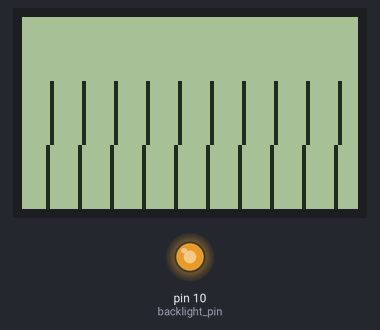
Simulated run of this sketch. Board: Arduino Uno, built with avr-gcc and run on an emulated ATmega328P. Shown: 84×48 one-colour display, output pins drawn as LEDs (lit = HIGH).

Above: at 0.7 s.
At 6.6 s:
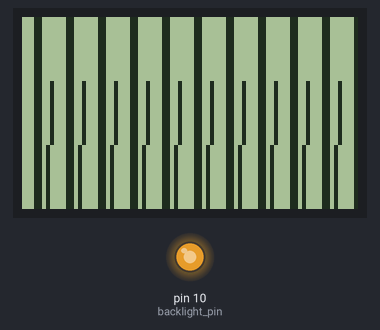
At 11.3 s:
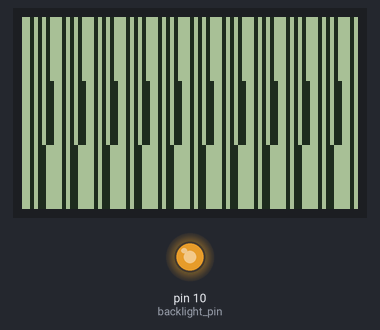
At 15.4 s:
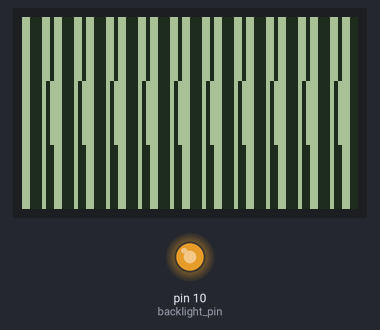
At 24.3 s:
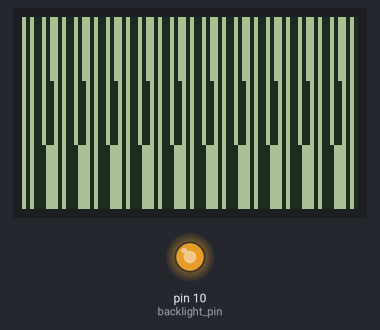
At 32.9 s:
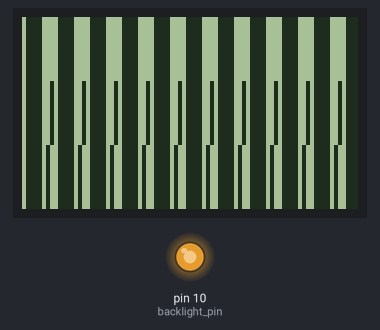

Measured:
- what the display in image 0 shows lasts 0.7 s, from 0.6 s to 1.3 s
- what the display in image 1 shows lasts 0.8 s, from 6.6 s to 7.4 s
- what the display in image 2 shows lasts 0.9 s, from 11.2 s to 12.1 s

The sketch:

game-of-life-arduino.ino
```cpp
#include "U8glib/U8glib.h"
#include "GameOfLife.h"
#define backlight_pin 10

//U8GLIB_PCD8544 u8g(8, 4, 7, 5, 6);  // CLK=8, DIN=4, CE=7, DC=5, RST=6
// CLK=8, DIN=4, CE=7, DC=5, RST=6
U8GLIB_PCD8544 u8g(8, 7, 5, 6, 4);
GameOfLife gol;
// GameOfLife * gol = new GameOfLife();

int count = 0;

void draw() {

    gol.initWorld(count++);
    for (int i = 0; i < SIZE_X; i++) {
        for (int j = 0; j < SIZE_Y; j++) {
            if(gol.checkCell(i, j, gol.world)) {
                u8g.drawPixel(i,j);
            }
        }
    }

    //delay(100);


    /*
u8g.setFont(u8g_font_baby);  // select font
String list[8] = {"ZZZZAbc fdfsd", "Lorem ipsum", "sic amet", "solorit", "solorit", "Lorem ipsum", "aRTIOM", "lYNDA"};
u8g.setFont(u8g_font_baby);  // select font
for(int i = 0; i < 8; i++) {
    u8g.drawStr(0, 6 + (i*6), list[i].c_str());
}
*/
    /*
    u8g.setPrintPos(15, 15);  // set position
    u8g.print(10, 0);  // display temperature from DHT11
    u8g.drawStr(30, 15, "c ");
    u8g.setPrintPos(15, 35);
    u8g.print(10, 0);  // display humidity from DHT11
    u8g.drawStr(30, 35, "% ");
    */
}

void setup(void) {
  analogWrite(backlight_pin, 200);  /* Set the Backlight intensity */
  u8g.setContrast(125);
  gol.initWorld(0);
}

void loop(void) {
  u8g.firstPage();
  do {
    draw();
  } while( u8g.nextPage() );
  //delay(100);  // Delay of 5sec before accessing DHT11 (min - 2sec)
}
```

GameOfLife.cpp
```cpp
#include "GameOfLife.h"
#include "U8glib/U8glib.h"

GameOfLife::GameOfLife() {
    //int b = a;
}


int GameOfLife::test() {
    return 1;
}


void GameOfLife::initWorld(int value) {
    for (int i = 0; i < world_size; i++) {
        // world[i] = random(255);
        world[i] = value;
    }
}


boolean GameOfLife::checkCell(int x, int y, byte world_param[]) {
    int world_index = findIndexInWorld(x,y);
    boolean result = readCellFromByte(x, world_param[world_index]);
    return result;
}


void GameOfLife::setCell(int x, int y, boolean value, byte world_param[]) {
    int world_index = findIndexInWorld(x,y);
    world_param[world_index] = writeCellByte(x, value, world_param[world_index]);
}


int GameOfLife::findIndexInWorld(int x, int y) {

    // find the line (y value)
    int y_zone = y * (SIZE_X / 8);
    // find the concerned byte in x zone
    int x_zone = (x / 8);
    return y_zone + x_zone;
}


boolean GameOfLife::readCellFromByte(int x, byte world_byte) {
    int modulo_x = x % 8;
    boolean result = false;
    if (world_byte >> (8 - modulo_x)  & 0x01) {
        result = true;
    }
    return result;
}


byte GameOfLife::writeCellByte(int x, boolean value, byte original_byte) {
    int modulo_x = x % 8;
    byte result = 1;
    int int_val = 0;
    if (value) {
        int_val = 1;
    }
    result ^= (-int_val ^ original_byte) & (1 << (8 - modulo_x));
    return result;
}


/*
void GameOfLife::drawWorld(byte world_param[]){
    for (int i = 0; i < SIZE_X; i++) {
        for (int j = 0; j < SIZE_Y; j++) {
            if(checkCell(i, j, world)) {
                drawPixel(i,j);
            }
        }
    }
}
*/
```

GameOfLife.h
```cpp
/*
  GameOfLife.h
  Created by Artiom FEDOROV 07/2017
  Released into the public domain.
*/

#ifndef GameOfLife_h
#define GameOfLife_h

#include "Arduino.h"
#include "U8glib/U8glib.h"

#define SIZE_X 96
#define SIZE_Y 48

class GameOfLife {
    public:
        GameOfLife();
        int test();
        byte world[SIZE_X * SIZE_Y / 8];
        int world_size = SIZE_X * SIZE_Y / 8;

        void initWorld(int value);
        boolean checkCell(int x, int y, byte world_param[]);
        void setCell(int x, int y, boolean value, byte world_param[]);
        int findIndexInWorld(int x, int y);
        boolean readCellFromByte(int x, byte world_byte);
        byte writeCellByte(int x, boolean value, byte original_byte);

        void drawWorld(byte world_param[]);

};

#endif
```
